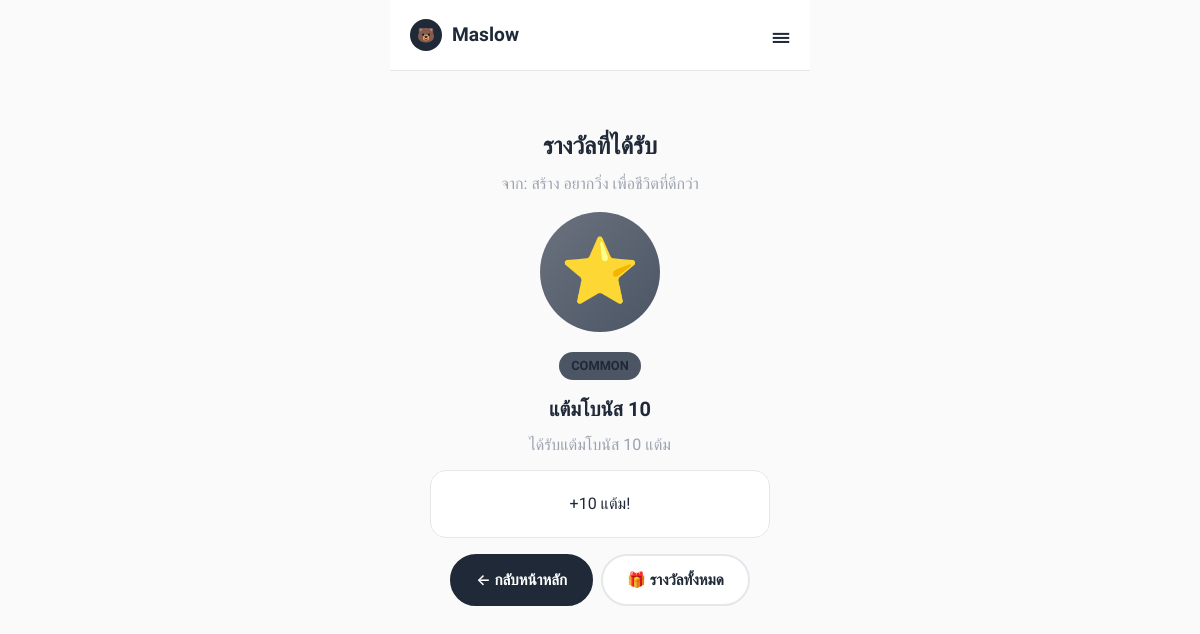
The app's page /goal/1/mystery-box/ (signed in) with its own data.
### core/models.py (models this page shows, shortened)
class Goal(models.Model):
    GOAL_LEVEL_CHOICES = [
        ('safe', 'Safe Goal'),
        ('growth', 'Growth Goal'),
        ('stretch', 'Stretch Goal'),
    ]
    user = models.ForeignKey(User, on_delete=models.CASCADE, related_name='goals')
    day = models.ForeignKey(Day, on_delete=models.CASCADE, related_name='goals')
    original_goal = models.TextField(help_text="User's original goal input")
    why_response_1 = models.TextField(blank=True, null=True)
    why_response_2 = models.TextField(blank=True, null=True)
    why_response_3 = models.TextField(blank=True, null=True)
    transformed_goal = models.TextField(blank=True, null=True, help_text="AI-enhanced powerful goal")
    deep_motivation = models.TextField(blank=True, null=True, help_text="Discovered deep motivation")
    baseline_value = models.IntegerField(default=0, help_text="User's current baseline")
    baseline_unit = models.CharField(max_length=50, default='ครั้ง')
    safe_target = models.IntegerField(default=0)
    growth_target = models.IntegerField(default=0)
    stretch_target = models.IntegerField(default=0)
    selected_target = models.IntegerField(default=0)
    goal_level = models.CharField(max_length=20, choices=GOAL_LEVEL_CHOICES, default='growth')
    completed = models.BooleanField(default=False)
    progress = models.IntegerField(default=0, help_text="Current progress towards target")
    created_at = models.DateTimeField(auto_now_add=True)
    updated_at = models.DateTimeField(auto_now=True)
    class Meta:
        ordering = ['-created_at']

class MysteryBoxReward(models.Model):
    RARITY_CHOICES = [
        ('common', 'Common'),
        ('rare', 'Rare'),
        ('epic', 'Epic'),
        ('legendary', 'Legendary'),
    ]
    REWARD_TYPE_CHOICES = [
        ('points', 'Bonus Points'),
        ('quote', 'Inspirational Quote'),
        ('badge', 'Special Badge'),
        ('theme', 'Theme Unlock'),
        ('avatar', 'Avatar Item'),
    ]
    name = models.CharField(max_length=200)
    description = models.TextField()
    icon = models.CharField(max_length=100, default='🎁')
    reward_type = models.CharField(max_length=50, choices=REWARD_TYPE_CHOICES)
    rarity = models.CharField(max_length=20, choices=RARITY_CHOICES, default='common')
    points_value = models.IntegerField(default=0, help_text="Points awarded if reward type is points")
    quote_text = models.TextField(blank=True, null=True, help_text="Quote if reward type is quote")
    drop_rate = models.FloatField(default=0.5, help_text="Probability 0.0-1.0")
    is_active = models.BooleanField(default=True)
    class Meta:
        ordering = ['rarity', 'name']

### core/views.py (the view, shortened to what this page needs)
# urls.py: path('goal/<int:goal_id>/mystery-box/', views.open_mystery_box, name='open_mystery_box'),
@login_required
def open_mystery_box(request, goal_id):
    goal = get_object_or_404(Goal, id=goal_id, user=request.user, completed=True)
    existing_reward = UserReward.objects.filter(user=request.user, goal=goal).first()
    if existing_reward:
        return render(request, 'rewards/mystery_box_result.html', {
            'reward': existing_reward.reward,
            'already_opened': True,
            'goal': goal
        })

### templates/rewards/mystery_box_result.html (shortened to what this page needs)
{% extends 'base.html' %}
{% block content %}
<div class="mystery-box-container animate-fade-in">
    {% if already_opened %}
    <h2 class="mb-2">รางวัลที่ได้รับ</h2>
    <p class="text-muted mb-4">จาก: {{ goal.transformed_goal|truncatewords:5 }}</p>
    <div class="reward-reveal show">
        <div class="reward-icon {{ reward.rarity }}">
            {{ reward.icon }}
        </div>
        <span class="rarity-badge {{ reward.rarity }}">{{ reward.get_rarity_display }}</span>
        <h3>{{ reward.name }}</h3>
        <p class="text-muted">{{ reward.description }}</p>
        {% if reward.reward_type == 'points' %}
        <div class="card mt-3">
            <p>+{{ reward.points_value }} แต้ม!</p>
        </div>
        {% endif %}
    </div>
    {% endif %}
    <div class="mt-4 d-flex gap-2" style="flex-wrap: wrap; justify-content: center;">
        <a href="{% url 'home' %}" class="btn btn-primary">
            ← กลับหน้าหลัก
        </a>
        <a href="{% url 'my_rewards' %}" class="btn btn-secondary">
            🎁 รางวัลทั้งหมด
        </a>
    </div>
</div>
{% endblock %}

### static/css/style.css (style rules this page uses)
:root { --primary: #6366f1; --primary-light: #818cf8; --primary-dark: #4f46e5; --secondary: #f472b6; --accent: #fbbf24; --bg-primary: #fafafa; --bg-secondary: #f5f5f5; --bg-card: #ffffff; --bg-dark: #1f2937; --text-primary: #1f2937; --text-secondary: #6b7280; --text-muted: #9ca3af; --border-color: #e5e7eb; --border-dark: #374151; --shadow-sm: 0 1px 2px rgba(0, 0, 0, 0.05); --shadow-md: 0 4px 6px rgba(0, 0, 0, 0.07); --shadow-lg: 0 10px 15px rgba(0, 0, 0, 0.1); --radius-sm: 8px; --radius-md: 12px; --radius-lg: 16px; --radius-xl: 24px; --radius-full: 9999px; --transition-fast: 0.15s ease; --transition-normal: 0.3s ease; }
* { margin: 0; padding: 0; box-sizing: border-box; }
html { scroll-behavior: smooth; }
body { font-family: 'Prompt', 'Inter', -apple-system, sans-serif; background: var(--bg-primary); color: var(--text-primary); min-height: 100vh; line-height: 1.6; }
a { color: var(--primary); text-decoration: none; }
h1, h2, h3, h4 { font-weight: 600; line-height: 1.3; margin-bottom: 0.5em; }
h2 { font-size: 1.5rem; }
h3 { font-size: 1.25rem; }
.text-muted { color: var(--text-muted); }
.btn { display: inline-flex; align-items: center; justify-content: center; gap: 8px; padding: 12px 24px; border: 2px solid var(--border-color); border-radius: var(--radius-full); font-family: inherit; font-size: 0.95rem; font-weight: 600; cursor: pointer; transition: var(--transition-normal); background: var(--bg-card); color: var(--text-primary); text-decoration: none; }
.btn-primary { background: var(--text-primary); color: white; border-color: var(--text-primary); }
.card { background: var(--bg-card); border: 1px solid var(--border-color); border-radius: var(--radius-lg); padding: 20px; margin-bottom: 16px; }
.d-flex { display: flex; }
.gap-2 { gap: 8px; }
.mb-2 { margin-bottom: 8px; }
.mb-4 { margin-bottom: 16px; }
.mt-3 { margin-top: 12px; }
.mt-4 { margin-top: 16px; }
.animate-fade-in { animation: fadeIn 0.4s ease; }

### templates/rewards/mystery_box_result.html (style rules this page uses)
.mystery-box-container { text-align: center; padding: 40px 20px; }
.reward-reveal { display: none; animation: popIn 0.5s ease forwards; }
.reward-reveal.show { display: block; }
.reward-icon { width: 120px; height: 120px; margin: 0 auto 20px; border-radius: 50%; display: flex; align-items: center; justify-content: center; font-size: 4rem; }
.reward-icon.common { background: linear-gradient(135deg, #6b7280 0%, #4b5563 100%); }
.rarity-badge { display: inline-block; padding: 4px 12px; border-radius: 20px; font-size: 0.8rem; font-weight: 600; text-transform: uppercase; margin-bottom: 16px; }
.rarity-badge.common { background: #4b5563; }

### records on screen
Goal: transformed_goal "สร้าง อยากวิ่ง เพื่อชีวิตที่ดีกว่า"
MysteryBoxReward: icon "⭐", rarity "COMMON", name "แต้มโบนัส 10", description "ได้รับแต้มโบนัส 10 แต้ม", points_value "10"
